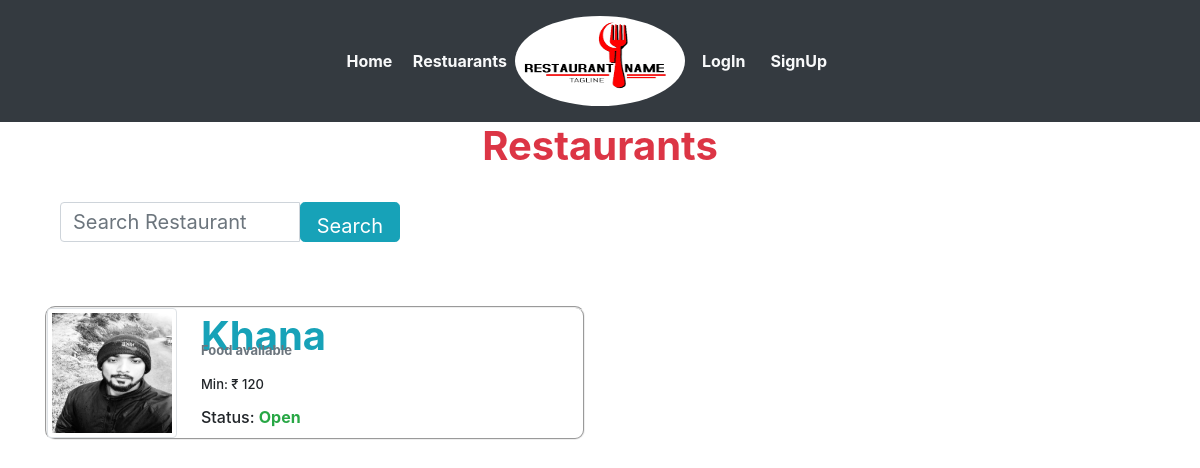
/restaurant/, run on the app's committed database.
### basicapp/models.py (models this page shows, shortened)
class Restaurant(models.Model):
	user        = models.OneToOneField(settings.AUTH_USER_MODEL,on_delete=models.CASCADE)
	rname 		= models.CharField(max_length=100,blank=False)
	info	 	= models.CharField(max_length=40,blank=False)
	min_ord		= models.CharField(max_length=5,blank=False)
	location    = models.CharField(max_length=40,blank=False)
	r_logo      = models.FileField(blank=True)
	REST_STATE_OPEN    = "Open"
	REST_STATE_CLOSE   = "Closed"
	REST_STATE_CHOICES =(
			(REST_STATE_OPEN,REST_STATE_OPEN),
			(REST_STATE_CLOSE,REST_STATE_CLOSE)
		)
	status 	= models.CharField(max_length=50,choices=REST_STATE_CHOICES,default=REST_STATE_OPEN,blank=False)
	approved = models.BooleanField(blank=False,default=True)

### basicapp/views.py (the view)
# urls.py: path('restaurant/',views.restuarent,name='restuarant'),
def restuarent(request):
	r_object = Restaurant.objects.all()
	query 	= request.GET.get('q')
	if query:
		r_object=Restaurant.objects.filter(Q(rname__icontains=query)).distinct()
		return render(request,'basicapp/restaurents.html',{'r_object':r_object})
	return render(request,'basicapp/restaurents.html',{'r_object':r_object})

### basicapp/templates/basicapp/restaurents.html (shortened to what this page needs)
{% extends 'basicapp/base.html'%}
{% block body %}
<div class="container-fluid">
        <h1 class="text-center text-danger"><strong>Restaurants</strong></h1>
</div>
<br>
<div class="container">
    <div class="col-sm-4 col-sm-offset-3">
      <form class="form-horizontal" role="search" method="get" action=''>
         <div class="form-group ">
         <div class="input-group">
            <input type="text" class="form-control input-lg " name="q" value="{{ request.GET.q }}" placeholder= "Search Restaurant " style="height: 40px; width: 50%; font-size: 20px;" />
            <span class='input-group-btn'>
             <button class='btn btn-info btn-lg'style="height:40px; font-size: 20px;" type='submit'>Search
             </button>
         </span>
        </div>
     </div>
   </form>
 </div>
</div>
<br>
<br>
	<div class="container">
		<div class="row">
		{% for rest in r_object %}
        <div class="col-xs-7 col-md-6">
      <div class="thumbnail">
   		   <div class="media mb-2 ml-8" style="border-radius: 10px; border-style: groove; border-width: 2px;">
        <a href="{% url 'menu' rest.id %}" class="pull-left ">
            <img src="{{rest.r_logo.url}}" class="img-thumbnail img-responsive " style="height: 130px; width: 130px;">
        </a>
        <div class="media-body pl-4">
          <a href="{% url 'menu' rest.id %}" style="text-decoration: none !important;"><h1 class="media-heading text-info mt-1" style="height: 20px;"><strong>{{rest.rname}}</strong></h1></a>
            <h6 class="text-secondary"><font size="2"><strong>{{rest.info}}</strong></font></h6>
            <h4><font size="2">Min: &#x20b9; {{rest.min_ord}}</font></h4>
          	<h5><font size="3">Status: <strong class="text-success">{{rest.status}}</strong></font></h5>
        </div>
    </div>
  </div>
</div>
{% endfor%}
</div>
</div>
{% endblock %}

### basicapp/static/basicapp/css/style.css (style rules this page uses)
body { padding:0; margin:0; font-family: 'Source Sans Pro', sans-serif; }
body a { transition:0.5s all; -webkit-transition:0.5s all; -moz-transition:0.5s all; -o-transition:0.5s all; -ms-transition:0.5s all; }
h1,h2,h3,h4,h5,h6 { margin:0; }

### data on the page
Restaurant: r_logo (picture), rname "Khana", info "Food available", min_ord "120", status "Open"
